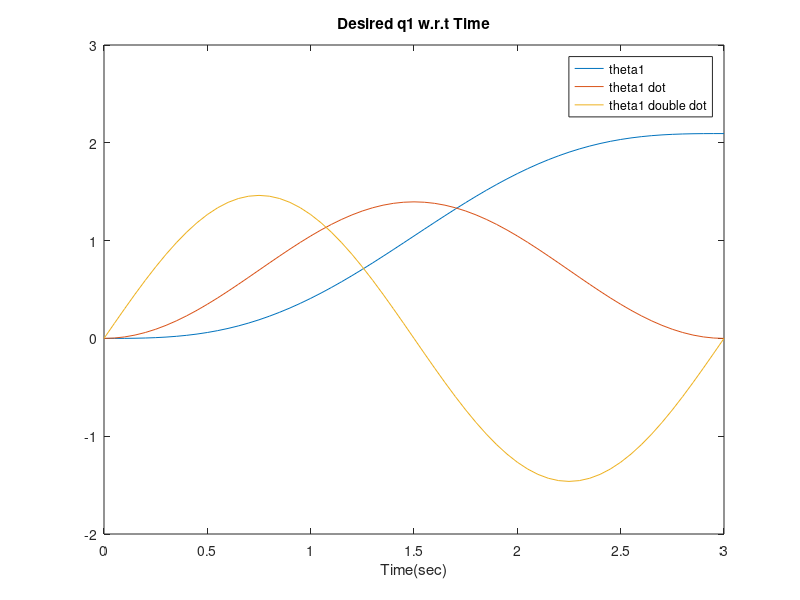
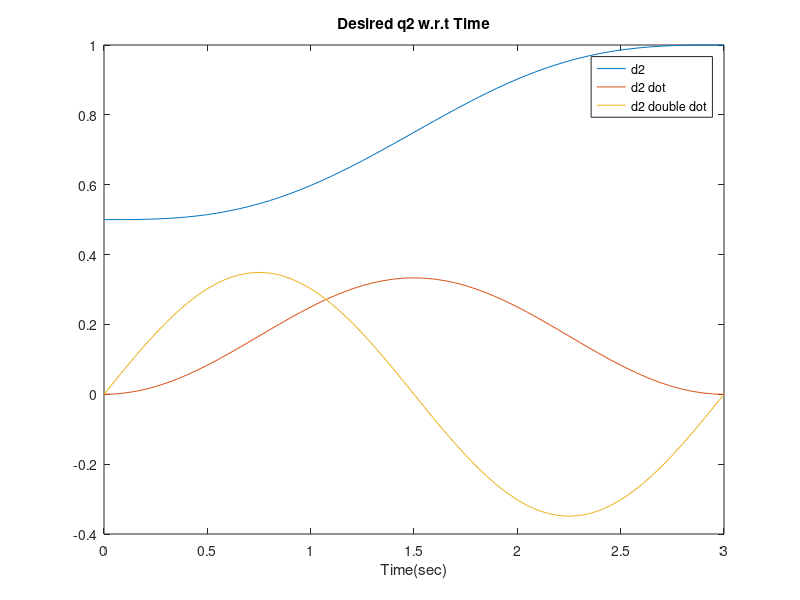
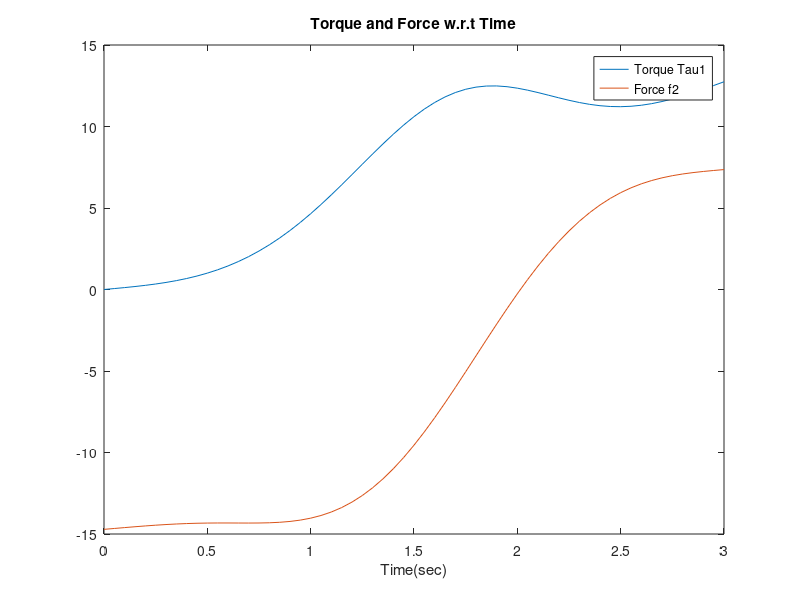
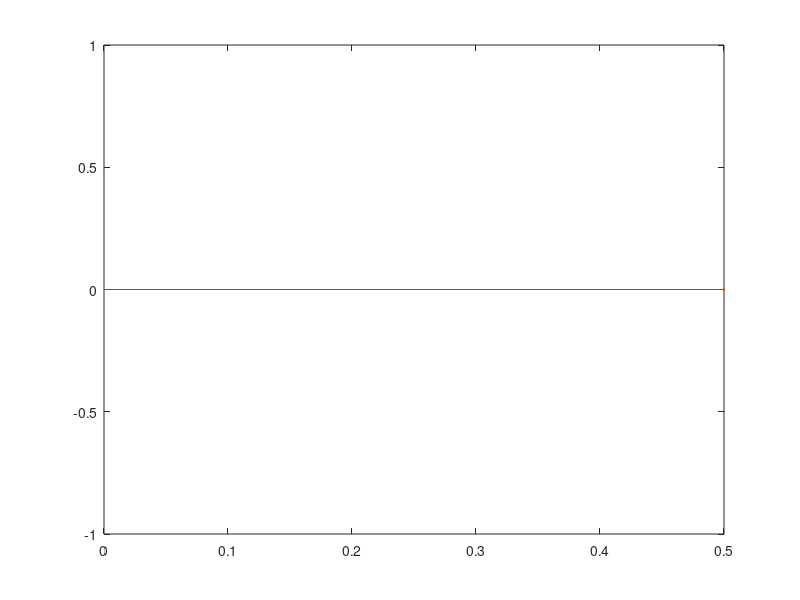

These figures' MATLAB source, in order: (Note: this script raises an error after producing the figures.)
clc();
clear;
clear all;

q1_0 = 0;
q1_T = 2*pi/3;
q2_0 = 0.5;
q2_T = 1;
T = 3;
m2 = 1.5;
l2 = 1.5;
g = 9.81;


t = 0:0.05:T;

an = (2*pi*t)/T;
c1 = (q1_T - q1_0)/T;
c2 = (q2_T - q2_0)/T;

%----------------------------------------------------------
%part A - a
%q1 and q2 desired

q1_des = q1_0 + c1*(t - (T/(2*pi))*sin(an) );

q1dot_des = c1*(1-cos(an));

q1ddot_des = c1*((2*pi/T)*sin(an));

%q2 des
q2_des = q2_0 + c2*(t - (T/(2*pi))*sin(an) );

q2dot_des = c2*(1-cos(an));

q2ddot_des = c2*((2*pi/T)*sin(an));


%plotting q1
figure(1)
plot(t,q1_des, t, q1dot_des, t, q1ddot_des)
xlabel('Time(sec)')
legend('theta1', 'theta1 dot' , 'theta1 double dot');
title("Desired q1 w.r.t Time")

%plotting q2
figure(2);
plot(t,q2_des, t, q2dot_des, t, q2ddot_des);
xlabel('Time(sec)');
legend('d2', 'd2 dot' , 'd2 double dot');
title("Desired q2 w.r.t Time");

%----------------------------------------------------------
%part A - b
%finding Torque and force
torque = [];
force2 = [];

s = size(t);
s = s(1,2);

for i = 1:s
    I = [
        m2*(q2_des(i)^2)    0;
            0               m2;
    ];
    
    qddot = [
        q1ddot_des(i);
        q2ddot_des(i);
    ];

    C = [
        m2*q2_des(i)*q2dot_des(i)         m2*q2_des(i)*q1dot_des(i);
        -m2*q2_des(i)*q1dot_des(i)  0;
    ];

    qdot = [
        q1dot_des(i);
        q2dot_des(i);
    ];

    h = [
        m2*q2_des(i)*sin(q1_des(i))*g;
        -m2*cos(q1_des(i))*g;
    ];


    solMat = I*qddot + C*qdot + h;
    torque = [torque solMat(1,:)];
    force2 = [force2 solMat(2,:)];
    
end

%plotting torque and force
figure(3);
plot(t,torque, t, force2);
xlabel('Time(sec)');
legend('Torque Tau1', 'Force f2');
title("Torque and Force w.r.t Time");

%------------------------------------------------------
%Part A - c 
%Animation

xtrace = [];
ytrace = [];
for i = 1:s
    x_point = q2_des(i)*cos(q1_des(i));
    y_point = q2_des(i)*sin(q1_des(i));
    x_points=[0,x_point];
    y_points = [0,y_point];
    xtrace = [xtrace x_point];
    ytrace = [ytrace y_point];
    figure(4)
    plot(x_points,y_points,xtrace,ytrace)
    hold on;
    x_Spoint = (1.5 - q2_des(i))*cos(pi + q1_des(i));
    y_Spoint = (1.5 - q2_des(i))*sin(pi + q1_des(i));
    x_Spoints=[0,x_Spoint];
    y_Spoints = [0,y_Spoint];
    plot(x_Spoints,y_Spoints,color ='#0072BD')
    plot(0,0,'o');
    axis([-1.5 1.5 -1.5 1.5]);
    hold off;
    pause(0.1)
end 